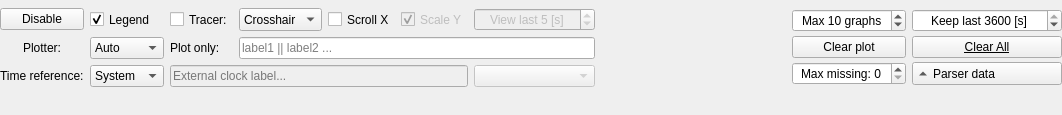
                  <widget class="QWidget" name="scrollAreaWidgetContents_4">
                   <property name="geometry">
                    <rect>
                     <x>0</x>
                     <y>0</y>
                     <width>1062</width>
                     <height>115</height>
                    </rect>
                   </property>
                   <layout class="QGridLayout" name="gridLayout_24">
                    <property name="leftMargin">
                     <number>0</number>
                    </property>
                    <property name="topMargin">
                     <number>0</number>
                    </property>
                    <property name="rightMargin">
                     <number>0</number>
                    </property>
                    <property name="bottomMargin">
                     <number>20</number>
                    </property>
                    <item row="0" column="0">
                     <layout class="QHBoxLayout" name="horizontalLayout_3">
                      <item>
                       <layout class="QGridLayout" name="gridLayout_18">
                        <item row="15" column="1">
                         <widget class="QComboBox" name="comboBoxClockSource">
                          <property name="sizePolicy">
                           <sizepolicy hsizetype="Minimum" vsizetype="Preferred">
                            <horstretch>0</horstretch>
                            <verstretch>0</verstretch>
                           </sizepolicy>
                          </property>
                          <property name="sizeAdjustPolicy">
                           <enum>QComboBox::AdjustToContentsOnFirstShow</enum>
                          </property>
                          <item>
                           <property name="text">
                            <string>System</string>
                           </property>
                          </item>
                          <item>
                           <property name="text">
                            <string>External</string>
                           </property>
                          </item>
                          <item>
                           <property name="text">
                            <string>None</string>
                           </property>
                          </item>
                         </widget>
                        </item>
                        <item row="15" column="0">
                         <widget class="QLabel" name="label_20">
                          <property name="text">
                           <string>Time reference:</string>
                          </property>
                         </widget>
                        </item>
                        <item row="15" column="2" colspan="4">
                         <widget class="QLineEdit" name="lineEditExternalClockLabel">
                          <property name="enabled">
                           <bool>false</bool>
                          </property>
                          <property name="sizePolicy">
                           <sizepolicy hsizetype="Preferred" vsizetype="Fixed">
                            <horstretch>0</horstretch>
                            <verstretch>0</verstretch>
                           </sizepolicy>
                          </property>
                          <property name="placeholderText">
                           <string>External clock label...</string>
                          </property>
                         </widget>
                        </item>
                        <item row="15" column="6" colspan="2">
                         <widget class="QComboBox" name="comboBoxExternalTimeFormat">
                          <property name="enabled">
                           <bool>false</bool>
                          </property>
                          <property name="sizeAdjustPolicy">
                           <enum>QComboBox::AdjustToContents</enum>
                          </property>
                         </widget>
                        </item>
                        <item row="12" column="0" rowspan="3">
                         <widget class="QLabel" name="label_10">
                          <property name="sizePolicy">
                           <sizepolicy hsizetype="Minimum" vsizetype="Minimum">
                            <horstretch>0</horstretch>
                            <verstretch>0</verstretch>
                           </sizepolicy>
                          </property>
                          <property name="text">
                           <string>Plotter:</string>
                          </property>
                          <property name="alignment">
                           <set>Qt::AlignCenter</set>
                          </property>
                         </widget>
                        </item>
                        <item row="12" column="1" rowspan="3">
                         <widget class="QComboBox" name="comboBoxGraphDisplayMode">
                          <property name="sizePolicy">
                           <sizepolicy hsizetype="Minimum" vsizetype="Maximum">
                            <horstretch>0</horstretch>
                            <verstretch>0</verstretch>
                           </sizepolicy>
                          </property>
                          <property name="whatsThis">
                           <string>&lt;html&gt;&lt;head/&gt;&lt;body&gt;&lt;p&gt;Chose which labels will be plotted on the graph.&lt;/p&gt;&lt;p&gt;- Auto - all labels as they go,&lt;/p&gt;&lt;p&gt;- Custom - labels defined by the user.&lt;/p&gt;&lt;/body&gt;&lt;/html&gt;</string>
                          </property>
                          <item>
                           <property name="text">
                            <string>Auto</string>
                           </property>
                          </item>
                          <item>
                           <property name="text">
                            <string>Include</string>
                           </property>
                          </item>
                          <item>
                           <property name="text">
                            <string>Exclude</string>
                           </property>
                          </item>
                         </widget>
                        </item>
                        <item row="12" column="2" rowspan="3">
                         <widget class="QLabel" name="labelParsingRules">
                          <property name="sizePolicy">
                           <sizepolicy hsizetype="Minimum" vsizetype="Minimum">
                            <horstretch>0</horstretch>
                            <verstretch>0</verstretch>
                           </sizepolicy>
                          </property>
                          <property name="text">
                           <string>Plot only:</string>
                          </property>
                         </widget>
                        </item>
                        <item row="12" column="3" rowspan="3" colspan="5">
                         <widget class="QLineEdit" name="lineEditCustomParsingRules">
                          <property name="enabled">
                           <bool>true</bool>
                          </property>
                          <property name="sizePolicy">
                           <sizepolicy hsizetype="Expanding" vsizetype="Minimum">
                            <horstretch>0</horstretch>
                            <verstretch>0</verstretch>
                           </sizepolicy>
                          </property>
                          <property name="minimumSize">
                           <size>
                            <width>0</width>
                            <height>0</height>
                           </size>
                          </property>
                          <property name="placeholderText">
                           <string>label1 || label2 ...</string>
                          </property>
                          <property name="clearButtonEnabled">
                           <bool>true</bool>
                          </property>
                         </widget>
                        </item>
                        <item row="8" column="5" rowspan="4">
                         <widget class="QCheckBox" name="checkBoxAutoRescaleY">
                          <property name="enabled">
                           <bool>false</bool>
                          </property>
                          <property name="sizePolicy">
                           <sizepolicy hsizetype="Preferred" vsizetype="Preferred">
                            <horstretch>0</horstretch>
                            <verstretch>0</verstretch>
                           </sizepolicy>
                          </property>
                          <property name="text">
                           <string>Scale Y</string>
                          </property>
                          <property name="shortcut">
                           <string>Alt+Y</string>
                          </property>
                          <property name="checked">
                           <bool>true</bool>
                          </property>
                         </widget>
                        </item>
                        <item row="8" column="2" rowspan="4">
                         <widget class="QCheckBox" name="checkBoxEnableTracer">
                          <property name="sizePolicy">
                           <sizepolicy hsizetype="Minimum" vsizetype="Minimum">
                            <horstretch>0</horstretch>
                            <verstretch>0</verstretch>
                           </sizepolicy>
                          </property>
                          <property name="text">
                           <string>Tracer:</string>
                          </property>
                          <property name="shortcut">
                           <string>Ctrl+T</string>
                          </property>
                          <property name="checked">
                           <bool>false</bool>
                          </property>
                         </widget>
                        </item>
                        <item row="8" column="6" rowspan="4" colspan="2">
                         <widget class="QSpinBox" name="spinBoxScrollingTimeRange">
                          <property name="enabled">
                           <bool>false</bool>
                          </property>
                          <property name="sizePolicy">
                           <sizepolicy hsizetype="Minimum" vsizetype="Preferred">
                            <horstretch>0</horstretch>
                            <verstretch>0</verstretch>
                           </sizepolicy>
                          </property>
                          <property name="alignment">
                           <set>Qt::AlignCenter</set>
                          </property>
                          <property name="suffix">
                           <string> [s]</string>
                          </property>
                          <property name="prefix">
                           <string>View last </string>
                          </property>
                          <property name="minimum">
                           <number>1</number>
                          </property>
                          <property name="maximum">
                           <number>3600</number>
                          </property>
                          <property name="singleStep">
                           <number>1</number>
                          </property>
                          <property name="value">
                           <number>5</number>
                          </property>
                         </widget>
                        </item>
                        <item row="8" column="4" rowspan="4">
                         <widget class="QCheckBox" name="checkBoxAutoTrack">
                          <property name="sizePolicy">
                           <sizepolicy hsizetype="Minimum" vsizetype="Minimum">
                            <horstretch>0</horstretch>
                            <verstretch>0</verstretch>
                           </sizepolicy>
                          </property>
                          <property name="text">
                           <string>Scroll X</string>
                          </property>
                          <property name="shortcut">
                           <string>Alt+X</string>
                          </property>
                          <property name="checked">
                           <bool>false</bool>
                          </property>
                         </widget>
                        </item>
                        <item row="8" column="3" rowspan="4">
                         <widget class="QComboBox" name="comboBoxTracerStyle">
                          <property name="sizePolicy">
                           <sizepolicy hsizetype="Minimum" vsizetype="Preferred">
                            <horstretch>0</horstretch>
                            <verstretch>0</verstretch>
                           </sizepolicy>
                          </property>
                          <item>
                           <property name="text">
                            <string>Crosshair</string>
                           </property>
                          </item>
                          <item>
                           <property name="text">
                            <string>Circle</string>
                           </property>
                          </item>
                         </widget>
                        </item>
                        <item row="8" column="1" rowspan="4">
                         <widget class="QCheckBox" name="checkBoxShowLegend">
                          <property name="sizePolicy">
                           <sizepolicy hsizetype="Minimum" vsizetype="Minimum">
                            <horstretch>0</horstretch>
                            <verstretch>0</verstretch>
                           </sizepolicy>
                          </property>
                          <property name="text">
                           <string>Legend</string>
                          </property>
                          <property name="checked">
                           <bool>true</bool>
                          </property>
                         </widget>
                        </item>
                        <item row="8" column="0" rowspan="4">
                         <widget class="QPushButton" name="pushButtonEnablePlot">
                          <property name="sizePolicy">
                           <sizepolicy hsizetype="Minimum" vsizetype="Maximum">
                            <horstretch>0</horstretch>
                            <verstretch>0</verstretch>
                           </sizepolicy>
                          </property>
                          <property name="text">
                           <string>Disable</string>
                          </property>
                          <property name="iconSize">
                           <size>
                            <width>15</width>
                            <height>15</height>
                           </size>
                          </property>
                          <property name="shortcut">
                           <string>Ctrl+P</string>
                          </property>
                          <property name="checkable">
                           <bool>true</bool>
                          </property>
                          <property name="checked">
                           <bool>false</bool>
                          </property>
                         </widget>
                        </item>
                       </layout>
                      </item>
                      <item>
                       <spacer name="horizontalSpacer_3">
                        <property name="orientation">
                         <enum>Qt::Horizontal</enum>
                        </property>
                        <property name="sizeHint" stdset="0">
                         <size>
                          <width>40</width>
                          <height>20</height>
                         </size>
                        </property>
                       </spacer>
                      </item>
                      <item>
                       <layout class="QGridLayout" name="gridLayout_19">
                        <property name="horizontalSpacing">
                         <number>6</number>
                        </property>
                        <property name="verticalSpacing">
                         <number>3</number>
                        </property>
                        <item row="2" column="2">
                         <widget class="QPushButton" name="pushButtonClearAll">
                          <property name="sizePolicy">
                           <sizepolicy hsizetype="Minimum" vsizetype="Minimum">
                            <horstretch>0</horstretch>
                            <verstretch>0</verstretch>
                           </sizepolicy>
                          </property>
                          <property name="font">
                           <font>
                            <weight>50</weight>
                            <italic>false</italic>
                            <bold>false</bold>
                            <underline>true</underline>
                            <strikeout>false</strikeout>
                           </font>
                          </property>
                          <property name="text">
                           <string>Clear All</string>
                          </property>
                         </widget>
                        </item>
                        <item row="2" column="1">
                         <widget class="QPushButton" name="pushButtonClearGraphs">
                          <property name="sizePolicy">
                           <sizepolicy hsizetype="Minimum" vsizetype="Maximum">
                            <horstretch>0</horstretch>
                            <verstretch>0</verstretch>
                           </sizepolicy>
                          </property>
                          <property name="text">
                           <string>Clear plot</string>
                          </property>
                         </widget>
                        </item>
                        <item row="4" column="2">
                         <widget class="QToolButton" name="toolButtonAdvancedGraphMenu">
                          <property name="sizePolicy">
                           <sizepolicy hsizetype="Maximum" vsizetype="Maximum">
                            <horstretch>0</horstretch>
                            <verstretch>0</verstretch>
                           </sizepolicy>
                          </property>
                          <property name="minimumSize">
                           <size>
                            <width>150</width>
                            <height>0</height>
                           </size>
                          </property>
                          <property name="text">
                           <string>Parser data</string>
                          </property>
                          <property name="toolButtonStyle">
                           <enum>Qt::ToolButtonTextBesideIcon</enum>
                          </property>
                          <property name="autoRaise">
                           <bool>false</bool>
                          </property>
                          <property name="arrowType">
                           <enum>Qt::UpArrow</enum>
                          </property>
                         </widget>
                        </item>
                        <item row="4" column="1">
                         <widget class="QSpinBox" name="spinBoxRemoveOldLabels">
                          <property name="sizePolicy">
                           <sizepolicy hsizetype="Minimum" vsizetype="Maximum">
                            <horstretch>0</horstretch>
                            <verstretch>0</verstretch>
                           </sizepolicy>
                          </property>
                          <property name="minimumSize">
                           <size>
                            <width>113</width>
                            <height>0</height>
                           </size>
                          </property>
                          <property name="whatsThis">
                           <string>&lt;html&gt;&lt;head/&gt;&lt;body&gt;&lt;p&gt;Sets the missing samples threshold value. If processed string doesnt contain new data for the already present graph &amp;lt;n&amp;gt; times in a row it is then this graph will be automatically deleted. This is useful when switching between diffrent steaming data sets or removing garbage data.&lt;/p&gt;&lt;/body&gt;&lt;/html&gt;</string>
                          </property>
                          <property name="alignment">
                           <set>Qt::AlignCenter</set>
                          </property>
                          <property name="suffix">
                           <string/>
                          </property>
                          <property name="prefix">
                           <string>Max missing: </string>
                          </property>
                          <property name="maximum">
                           <number>99</number>
                          </property>
                          <property name="singleStep">
                           <number>5</number>
                          </property>
                         </widget>
                        </item>
                        <item row="1" column="2">
                         <widget class="QSpinBox" name="spinBoxMaxTimeRange">
                          <property name="enabled">
                           <bool>true</bool>
                          </property>
                          <property name="sizePolicy">
                           <sizepolicy hsizetype="Minimum" vsizetype="Maximum">
                            <horstretch>0</horstretch>
                            <verstretch>0</verstretch>
                           </sizepolicy>
                          </property>
                          <property name="alignment">
                           <set>Qt::AlignCenter</set>
                          </property>
                          <property name="suffix">
                           <string> [s]</string>
                          </property>
                          <property name="prefix">
                           <string>Keep last </string>
                          </property>
                          <property name="minimum">
                           <number>0</number>
                          </property>
                          <property name="maximum">
                           <number>3600</number>
                          </property>
                          <property name="singleStep">
                           <number>10</number>
                          </property>
                          <property name="value">
                           <number>3600</number>
                          </property>
                         </widget>
                        </item>
                        <item row="1" column="1">
                         <widget class="QSpinBox" name="spinBoxMaxGraphs">
                          <property name="sizePolicy">
                           <sizepolicy hsizetype="Minimum" vsizetype="Maximum">
                            <horstretch>0</horstretch>
                            <verstretch>0</verstretch>
                           </sizepolicy>
                          </property>
                          <property name="minimumSize">
                           <size>
                            <width>0</width>
                            <height>0</height>
                           </size>
                          </property>
                          <property name="alignment">
                           <set>Qt::AlignCenter</set>
                          </property>
                          <property name="suffix">
                           <string> graphs</string>
                          </property>
                          <property name="prefix">
                           <string>Max </string>
                          </property>
                          <property name="minimum">
                           <number>1</number>
                          </property>
                          <property name="maximum">
                           <number>50</number>
                          </property>
                          <property name="value">
                           <number>10</number>
                          </property>
                         </widget>
                        </item>
                       </layout>
                      </item>
                     </layout>
                    </item>
                   </layout>
                  </widget>
